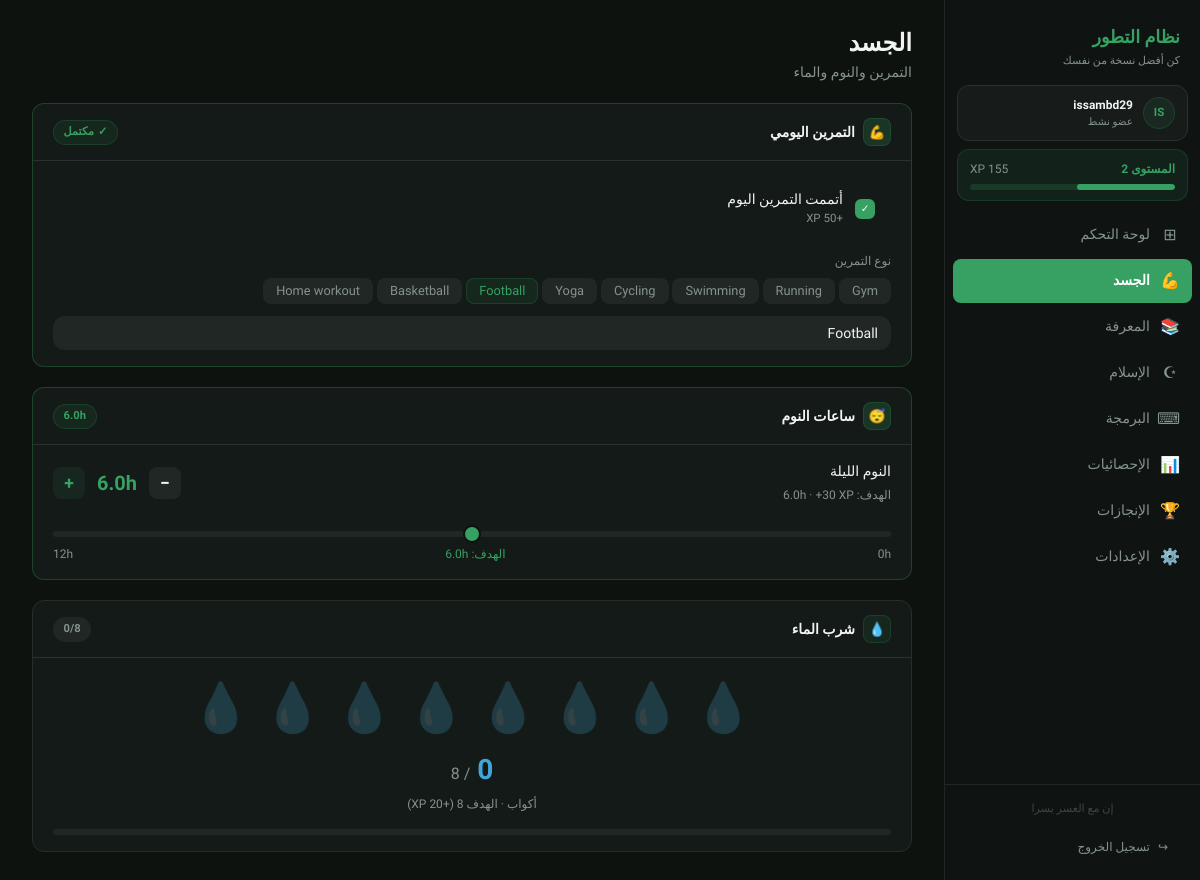
The page /physical/ (signed in) on the database its author committed.
### tracker/models.py (models this page shows, shortened)
class UserProfile(models.Model):
    user = models.OneToOneField(User, on_delete=models.CASCADE, related_name='profile')
    total_xp = models.IntegerField(default=0)
    streak_days = models.IntegerField(default=0)
    last_completed_date = models.DateField(null=True, blank=True)
    language = models.CharField(max_length=2, default='ar', choices=[('ar', 'Arabic'), ('en', 'English')])
    quran_daily_target = models.IntegerField(default=5)
    sleep_target = models.FloatField(default=7.0)
    water_target = models.IntegerField(default=8)
    reading_target = models.IntegerField(default=30)
    coding_target = models.IntegerField(default=60)
    def get_level(self):
        xp = self.total_xp
        level = 1
        required = 100
        while xp >= required:
            xp -= required
            level += 1
            required = int(required * 1.15)
        return level
    def get_xp_in_level(self):
        xp = self.total_xp
        required = 100
        while xp >= required:
            xp -= required
            required = int(required * 1.15)
        return xp
    def get_xp_for_next_level(self):
        xp = self.total_xp
        required = 100
        while xp >= required:
            xp -= required
            required = int(required * 1.15)
        return required
    def get_level_progress_pct(self):
        in_level = self.get_xp_in_level()
        for_next = self.get_xp_for_next_level()
        if for_next == 0:
            return 100
        return int((in_level / for_next) * 100)

class DailyProgress(models.Model):
    user = models.ForeignKey(User, on_delete=models.CASCADE, related_name='daily_progress')
    date = models.DateField()
    fajr = models.BooleanField(default=False)
    dhuhr = models.BooleanField(default=False)
    asr = models.BooleanField(default=False)
    maghrib = models.BooleanField(default=False)
    isha = models.BooleanField(default=False)
    quran_pages = models.IntegerField(default=0)
    morning_adhkar = models.BooleanField(default=False)
    evening_adhkar = models.BooleanField(default=False)
    qiyam = models.BooleanField(default=False)
    istighfar_count = models.IntegerField(default=0)
    salawat_count = models.IntegerField(default=0)
    workout_done = models.BooleanField(default=False)
    workout_type = models.CharField(max_length=100, blank=True, default='')
    sleep_hours = models.FloatField(default=0.0)
    water_glasses = models.IntegerField(default=0)
    reading_minutes = models.IntegerField(default=0)
    books_pages = models.IntegerField(default=0)
    english_minutes = models.IntegerField(default=0)
    coding_minutes = models.IntegerField(default=0)
    pomodoros_done = models.IntegerField(default=0)
    class Meta:
        unique_together = ['user', 'date']
        ordering = ['-date']

### tracker/views.py (the view)
# urls.py: path('physical/', views.physical, name='physical'),
@login_required
def physical(request):
    progress = get_or_create_today(request.user)
    profile = request.user.profile
    water_pct = min(100, int((progress.water_glasses / max(profile.water_target, 1)) * 100))
    workout_types = ['Gym', 'Running', 'Swimming', 'Cycling', 'Yoga', 'Football', 'Basketball', 'Home workout']
    ctx = {
        'progress': progress,
        'profile': profile,
        'water_pct': water_pct,
        'water_range': range(1, profile.water_target + 1),
        'workout_types': workout_types,
        'page': 'physical',
    }
    return render(request, 'tracker/physical.html', ctx)

### tracker/views.py (called while the page is built)
def get_or_create_today(user):
    today = date.today()
    progress, _ = DailyProgress.objects.get_or_create(user=user, date=today)
    return progress

### templates/tracker/physical.html (shortened to what this page needs)
{% extends 'base.html' %}
{% block content %}
<div class="page-header">
  <h1 class="label-ar">الجسد</h1>
  <p class="text-muted label-ar">التمرين والنوم والماء</p>
</div>
<div class="space-y">
  <div class="habit-card {% if progress.workout_done %}completed{% endif %}">
    <div class="habit-card-header">
      <div class="habit-card-title">
        <div class="habit-card-icon">💪</div>
        <span class="label-ar">التمرين اليومي</span>
      </div>
      <span class="habit-card-badge {% if progress.workout_done %}done{% endif %}">
        {% if progress.workout_done %}✓ <span class="label-ar">مكتمل</span><span class="label-en" style="display:none">Done</span>{% else %}+50 XP{% endif %}
      </span>
    </div>
    <div class="habit-card-body">
      <div class="check-row mb-3" onclick="toggleWorkout(this)">
        <div class="check-box {% if progress.workout_done %}checked{% endif %}" id="chk-workout">{% if progress.workout_done %}✓{% endif %}</div>
        <div style="flex:1">
          <div class="check-label label-ar">أتممت التمرين اليوم</div>
          <div class="check-sub">+50 XP</div>
        </div>
      </div>
      <div class="text-xs text-muted mb-2 label-ar">نوع التمرين</div>
      <div class="chip-group mb-3">
        {% for wtype in workout_types %}
        <button class="chip {% if progress.workout_type == wtype %}active{% endif %}"
                onclick="selectWorkoutType('{{ wtype }}', this)">{{ wtype }}</button>
        {% endfor %}
      </div>
      <input type="text" id="workout-custom" placeholder="أو اكتب نوع التمرين... / or type workout..." value="{{ progress.workout_type }}"
             oninput="debounceWorkoutType(this.value)">
    </div>
  </div>
  <div class="habit-card {% if progress.sleep_hours >= profile.sleep_target %}completed{% endif %}">
    <div class="habit-card-header">
      <div class="habit-card-title">
        <div class="habit-card-icon">😴</div>
        <span class="label-ar">ساعات النوم</span>
      </div>
      <span class="habit-card-badge {% if progress.sleep_hours >= profile.sleep_target %}done{% endif %}">
        <span id="sleep-badge">{{ progress.sleep_hours }}h</span>
      </span>
    </div>
    <div class="habit-card-body">
      <div style="display:flex;align-items:center;justify-content:space-between;margin-bottom:1rem;">
        <div>
          <div class="text-sm font-medium label-ar">النوم الليلة</div>
          <div class="text-xs text-muted mt-1">
            <span class="label-ar">الهدف: {{ profile.sleep_target }}h · +30 XP</span>
          </div>
        </div>
        <div class="num-ctrl">
          <button class="num-btn" onclick="changeSleep(-0.5)">−</button>
          <span class="num-val" id="sleep-val">{{ progress.sleep_hours }}h</span>
          <button class="num-btn plus" onclick="changeSleep(0.5)">+</button>
        </div>
      </div>
      <input type="range" min="0" max="12" step="0.5" value="{{ progress.sleep_hours }}"
             id="sleep-range" oninput="updateSleepRange(this.value)" style="margin-bottom:0.5rem;">
      <div style="display:flex;justify-content:space-between;" class="text-xs text-muted">
        <span>0h</span>
        <span class="{% if progress.sleep_hours >= profile.sleep_target %}text-primary{% endif %}">
          <span class="label-ar">الهدف: {{ profile.sleep_target }}h</span>
        </span>
        <span>12h</span>
      </div>
    </div>
  </div>
  <div class="habit-card {% if progress.water_glasses >= profile.water_target %}completed{% endif %}">
    <div class="habit-card-header">
      <div class="habit-card-title">
        <div class="habit-card-icon">💧</div>
        <span class="label-ar">شرب الماء</span>
      </div>
      <span class="habit-card-badge {% if progress.water_glasses >= profile.water_target %}done{% endif %}">
        <span id="water-badge"><span id="water-count2">{{ progress.water_glasses }}</span>/{{ profile.water_target }}</span>
      </span>
    </div>
    <div class="habit-card-body">
      <div style="text-align:center;margin-bottom:1rem;">
        <div style="font-size:3rem;margin-bottom:0.5rem;line-height:1.4;cursor:pointer;">
          {% for i in water_range %}
          <span id="drop-{{ i }}" onclick="setWater({{ i }})"
                style="opacity:{% if i <= progress.water_glasses %}1{% else %}0.2{% endif %};transition:opacity 0.2s;">💧</span>
          {% endfor %}
        </div>
        <div style="font-size:1.75rem;font-weight:700;color:hsl(200,65%,55%);">
          <span id="water-count">{{ progress.water_glasses }}</span>
          <span style="font-size:1rem;color:var(--muted-fg);font-weight:400;"> / {{ profile.water_target }}</span>
        </div>
        <div class="text-xs text-muted mt-1">
          <span class="label-ar">أكواب · الهدف {{ profile.water_target }} (+20 XP)</span>
        </div>
      </div>
      <div class="progress-wrap progress-h2">
      </div>
    </div>
  </div>
</div>
{% endblock %}

### templates/base.html (shortened to what this page needs)
{% load static %}
<!DOCTYPE html>
<html lang="{{ request.user.profile.language|default:'ar' }}">
<head>
  <link rel="stylesheet" href="{% static 'css/main.css' %}">
</head>
<body>
<aside class="sidebar" id="sidebar">
  <div class="sidebar-brand">
    <a href="{% url 'dashboard' %}" style="text-decoration:none">
      <div>
        <h1 class="label-ar">نظام التطور</h1>
        <p class="label-ar">كن أفضل نسخة من نفسك</p>
      </div>
    </a>
  </div>
  <div class="sidebar-user-card">
    <div class="sidebar-avatar">{{ request.user.username|slice:":2"|upper }}</div>
    <div style="min-width:0;flex:1;">
      <div class="sidebar-user-name">{{ request.user.username }}</div>
      <div class="sidebar-user-sub">
        <span class="label-ar">عضو نشط</span>
      </div>
    </div>
  </div>
  <div class="sidebar-level-card">
    <div class="sidebar-level-header">
      <span class="sidebar-level-name" id="sb-level-name">
        <span class="label-ar">المستوى </span>
        <span id="sb-level">{{ profile.get_level }}</span>
      </span>
      <span class="sidebar-xp-val" id="sb-xp-val">{{ profile.total_xp|floatformat:"0" }} XP</span>
    </div>
    <div class="sidebar-level-bar-wrap">
      <div class="sidebar-level-bar" id="sb-xp-bar" style="width:{{ profile.get_level_progress_pct }}%"></div>
    </div>
  </div>
  <nav class="sidebar-nav">
    <a href="{% url 'dashboard' %}" class="nav-link {% if page == 'dashboard' %}active{% endif %}">
      <span class="nav-icon">⊞</span>
      <span class="label-ar">لوحة التحكم</span>
    </a>
    <a href="{% url 'physical' %}" class="nav-link {% if page == 'physical' %}active{% endif %}">
      <span class="nav-icon">💪</span>
      <span class="label-ar">الجسد</span>
    </a>
    <a href="{% url 'knowledge' %}" class="nav-link {% if page == 'knowledge' %}active{% endif %}">
      <span class="nav-icon">📚</span>
      <span class="label-ar">المعرفة</span>
    </a>
    <a href="{% url 'islamic' %}" class="nav-link {% if page == 'islamic' %}active{% endif %}">
      <span class="nav-icon">☪</span>
      <span class="label-ar">الإسلام</span>
    </a>
    <a href="{% url 'programming' %}" class="nav-link {% if page == 'programming' %}active{% endif %}">
      <span class="nav-icon">⌨</span>
      <span class="label-ar">البرمجة</span>
    </a>
    <a href="{% url 'stats' %}" class="nav-link {% if page == 'stats' %}active{% endif %}">
      <span class="nav-icon">📊</span>
      <span class="label-ar">الإحصائيات</span>
    </a>
    <a href="{% url 'achievements' %}" class="nav-link {% if page == 'achievements' %}active{% endif %}">
      <span class="nav-icon">🏆</span>
      <span class="label-ar">الإنجازات</span>
    </a>
    <a href="{% url 'settings' %}" class="nav-link {% if page == 'settings' %}active{% endif %}">
      <span class="nav-icon">⚙️</span>
      <span class="label-ar">الإعدادات</span>
    </a>
  </nav>
  <div class="sidebar-footer">
    <p class="sidebar-footer-quote">إن مع العسر يسرا</p>
    <a href="{% url 'logout' %}" class="sidebar-logout">
      <span>↪</span>
      <span class="label-ar">تسجيل الخروج</span>
    </a>
  </div>
</aside>
<main class="main">
  {% block content %}{% endblock %}
</main>
</body>
</html>

### rows shown on the page
UserProfile: get_level "2", sleep_target "6.0", water_target "8"
DailyProgress: workout_type "Football", sleep_hours "6.0", sleep_hours "6", water_glasses "0"

### other values the page prints
{{ request.user.username|slice:":2"|upper }} "IS"
{{ request.user.username }} "issambd29"
{{ wtype }} "Gym" "Running" "Swimming" "Cycling" "Yoga" "Football" "Basketball" "Home workout"
